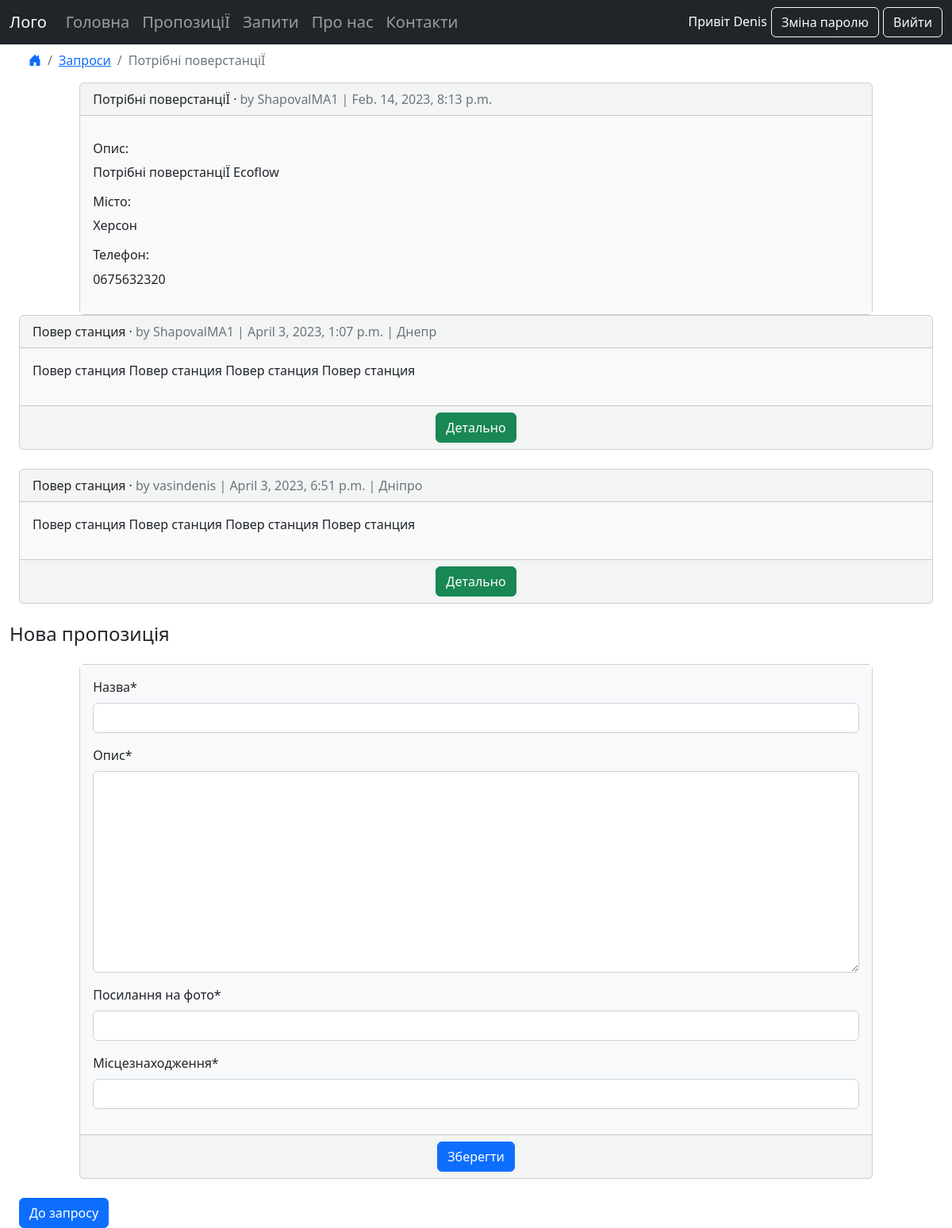
The page /requests/requests/5 (signed in) on the database its author committed.
### accounts/models.py (models this page shows)
class CustomUser(AbstractUser):
    phone = models.CharField(max_length=15)

### requests/models.py (models this page shows, shortened)
class Requests(models.Model):
    title = models.CharField(max_length=255)
    body = models.TextField('Опис', max_length=255)
    location = models.TextField(blank=True)
    date = models.DateTimeField(auto_now_add=True)
    author = models.ForeignKey(
        'accounts.CustomUser',
        on_delete=models.CASCADE,
    )

### offers/models.py (models this page shows, shortened)
class Offers(models.Model):
    title = models.CharField(max_length=255)
    body = models.TextField('Опис', max_length=255)
    url_image = models.URLField(blank=True, null=True)
    location = models.TextField(blank=True)
    date = models.DateTimeField(auto_now_add=True)
    author = models.ForeignKey(
        'accounts.CustomUser',
        on_delete=models.CASCADE,
    )
    request = models.ForeignKey('requests.Requests', on_delete=models.CASCADE, blank=True, null=True)

### requests/views.py (the view, shortened to what this page needs)
# urls.py: path("requests/<int:pk>", RequestsDetailView.as_view(), name="requests_detail"),
class RequestsDetailView(LoginRequiredMixin, DetailView):
    def get(self, request, *args, **kwargs):
        view = OfferGet.as_view()
        return view(request, *args, **kwargs)

### offers/forms.py
class CreationOffersForm(forms.ModelForm):
    title = forms.CharField(label='Назва', min_length=10)
    body = forms.Textarea()
    url_image = forms.URLField(label='Посилання на фото')
    location= forms.CharField(label='Місцезнаходження')
    class Meta:
        model = Offers
        fields = ['title', 'body', 'url_image', 'location']

### requests/views.py (called while the page is built)
    def get_context_data(self, **kwargs) :
        context = super().get_context_data(**kwargs)
        context["form"] = CreationOffersForm()
        context["offers_list"] = Offers.objects.filter(request_id=self.get_object().pk)
        return context

### templates/requests_detail.html (shortened to what this page needs)
{% extends "base.html" %}
{% load crispy_forms_tags %}
{% block content %}
<ul class="breadcrumb ms-4">
    <li class="breadcrumb-item"><a href="{% url 'home' %}"><i class="bi bi-house-door-fill"></i></a></li>
    <li class="breadcrumb-item"><a href="{% url 'requests_list' %}">Запроси</a></li>
    <li class="breadcrumb-item active">{{ requests.title }}</li>
</ul>
<div class="card bg-light bg-opacity-50 mx-auto" style="max-width: 85%;">
    <div class="card-header">
        <span class="font-weight-bold">{{ requests.title }}</span> &middot;
        <span class="text-muted">by {{ requests.author }} |
            {{ requests.date }}</span>
    </div>
    <div class="row g-0">
        <div class="col-md-12">
            <div class="card-body bg-light post-entry">
                <p><h6>Опис:</h6>{{ requests.body }}</p>
                <p><h6>Місто:</h6>{{ requests.location }}</p>
                <p><h6>Телефон:</h6>{{ user.phone }}</p>
            </div>
        </div>
    </div>
</div>
{% for offers in offers_list %}
<div class="container-fluid">
    <div class="card card-list bg-light bg-opacity-50">
        <div class="card-header">
            <span class="font-weight-bold">{{ offers.title }}</span> &middot;
            <span class="text-muted">by {{ offers.author }} |
                {{ offers.date }} | {{ offers.location }}</span>
        </div>
        <div class="card-body bg-light post-entry">
            <p>{{ offers.body }}</p>
        </div>
        <div class="card-footer text-center text-muted">
            <a class = "btn btn-success" href="{% url 'offers_detail' offers.pk %}">Детально</a>
        </div>
    </div>
</div>
{% endfor %}
<h4>Нова пропозиція</h4>
<form action="" method="post">
    <div class="card mt-4 card-edit bg-light bg-opacity-50 mx-auto" style="max-width: 85%;">
        <div class="card-body bg-light">
            {{ form|crispy }}
        </div>
        <div class="card-footer text-center text-muted">
            <input class= "btn btn-primary" type="submit" value="Зберегти">
        </div>
    </div>
    </div>
<a href="{% url 'requests_list' %}" class="btn btn-primary ms-4">До запросу</a>
{% endblock content %}

### templates/base.html (shortened to what this page needs)
{% load static %}
<!DOCTYPE html>
<html lang="uk">
<head>
    <link rel="stylesheet" href="https://cdn.jsdelivr.net/npm/bootstrap@5.2.0/dist/css/bootstrap.min.css">
    <link rel="stylesheet" href="https://cdn.jsdelivr.net/npm/bootstrap-icons@1.9.1/font/bootstrap-icons.css">
</head>
<body>
    <div>
        <nav class="navbar navbar-expand-md navbar-dark bg-dark h5">
            <div class="container-fluid">
                <a class="navbar-brand" href="{% url 'home' %}">Лого</a>
                <div class="collapse navbar-collapse" id="collapsibleNavbar">
                    <ul class="navbar-nav">
                        <li class="nav-item">
                            <a class="nav-link" href="{% url 'home' %}">Головна</a>
                        </li>
                        <li class="nav-item">
                            <a class="nav-link" href="{% url 'offers_list' %}">ПропозиціЇ</a>
                        </li>
                        <li class="nav-item">
                            <a class="nav-link" href="{% url 'requests_list' %}">Запити</a>
                        </li>
                        <li class="nav-item">
                            <a class="nav-link" href="{% url 'about' %}">Про нас</a>
                        </li>
                        <li class="nav-item">
                            <a class="nav-link" href="{% url 'contacts' %}">Контакти</a>
                        </li>
                    </ul>
                    <div class="navbar-collapse justify-content-end">
                        <ul class="navbar-nav">
                            <li class="nav-item">
                                {% if user.is_authenticated %}
                                <span class="text-white h6">Привіт {{ user.first_name }}</span>
                                    <a class="btn btn-outline-light" href="{% url 'changepassword' %}">Зміна паролю</a>
                                    <a class="btn btn-outline-light" href="{% url 'logout' %}">Вийти</a>
                                {% else %}
                                    <a class="btn btn-outline-light" href="{% url 'login' %}">Вхід</a>
                                    <a class="btn btn-outline-light" href="{% url 'signup' %}">Реєстрація</a>
                                {% endif %}
                            </li>
                        </ul>
                    </div>
                </div>
            </div>
        </nav>
    </div>
    <div class="container-fluid">
        {% block content %}
        {% endblock content %}
</body>
</html>

### rows shown on the page
CustomUser: first_name "Denis", phone "0675632320"
Requests: title "Потрібні поверстанціЇ", author "ShapovalMA1", date "Feb. 14, 2023, 8:13 p.m.", body "Потрібні поверстанціЇ Ecoflow", location "Херсон"
Offers: title "Повер станция", author "ShapovalMA1", date "April 3, 2023, 1:07 p.m.", location "Днепр", body "Повер станция Повер станция Повер станция Повер станция"
Offers: title "Повер станция", author "vasindenis", date "April 3, 2023, 6:51 p.m.", location "Дніпро", body "Повер станция Повер станция Повер станция Повер станция"
